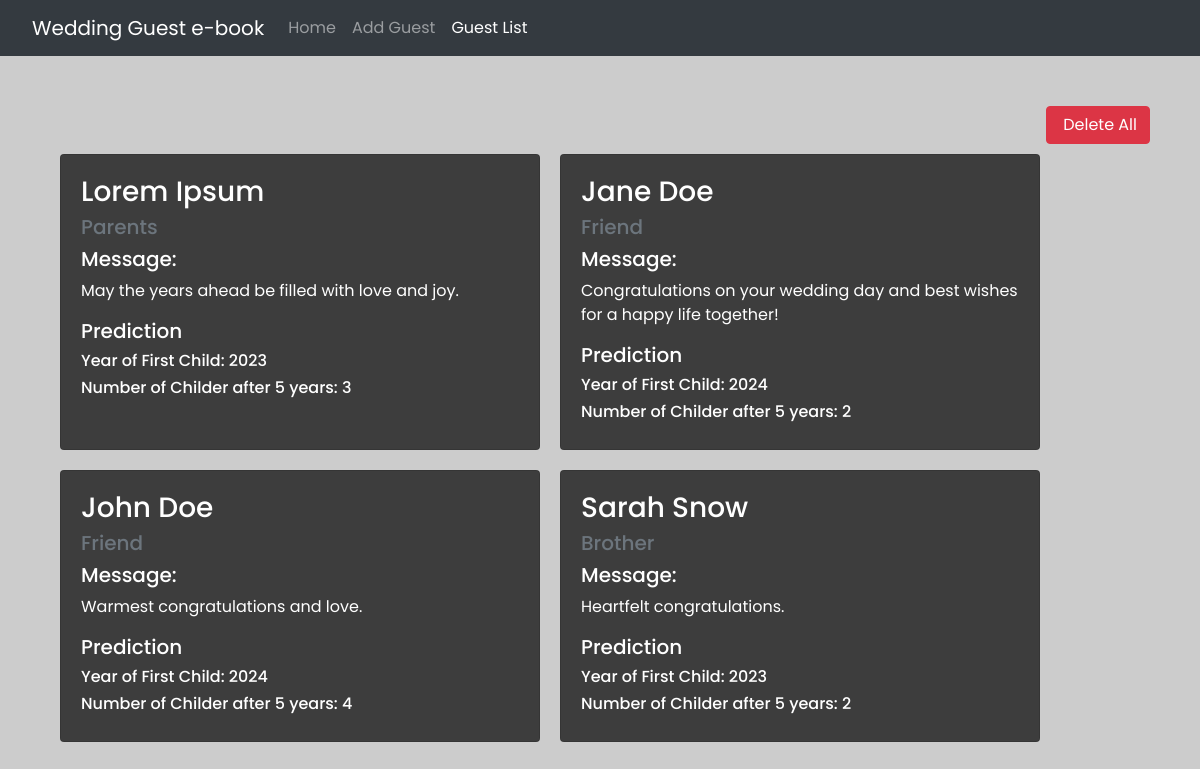
Page /guest-list.php on the committed database.
### tables this page shows
CREATE TABLE `tbl_guest` (
  `tbl_guest_id` int(11) NOT NULL,
  `name` varchar(255) NOT NULL,
  `relationship` varchar(255) NOT NULL,
  `message` text NOT NULL,
  `first_child` varchar(255) NOT NULL,
  `number_of_child` varchar(255) NOT NULL
);

### guest-list.php (the view, shortened to what this page needs)
<?php include ("./conn/conn.php") ?>
<!DOCTYPE html>
<html lang="en">
<head>
    <link rel="stylesheet" href="./assets/style.css">
    <link rel="stylesheet" href="https://cdn.jsdelivr.net/npm/bootstrap@4.6.2/dist/css/bootstrap.min.css">
</head>
<body>
    <nav class="navbar navbar-expand-lg navbar-dark bg-dark">
        <a class="navbar-brand ml-3" href="">Wedding Guest e-book</a>
        <div class="collapse navbar-collapse" id="navbarNav">
            <ul class="navbar-nav">
                <li class="nav-item">
                    <a class="nav-link" href="index.php">Home</a>
                </li>
                <li class="nav-item">
                    <a class="nav-link" href="guest-form.php">Add Guest</a>
                </li>
                <li class="nav-item active">
                    <a class="nav-link" href="guest-list.php">Guest List</a>
                </li>
            </ul>
        </div>
    </nav>
    <div class="main">
        <div class="list-container">
            <div class="float-right">
                <button type="button" class="btn btn-danger float-right" onclick="deleteAll()"><img src="https://img.icons8.com/?size=256&id=42858&format=png" alt="" width="20px" style="margin-top:-2px"> Delete All</button>
            </div>
            <div class="card-container">
                <?php
                $stmt = $conn->prepare("SELECT * FROM tbl_guest");
                $stmt->execute();
                $result = $stmt->fetchAll();
                foreach ($result as $row) {
                    $guestID = $row["tbl_guest_id"];
                    $name = $row["name"];
                    $relationship = $row["relationship"];
                    $message = $row["message"];
                    $firstChild = $row["first_child"];
                    $numberChildren = $row["number_of_child"];
                    ?>
                    <div class="card">
                        <div class="card-body">
                            <h3 class="card-title" id="name-<?= $guestID ?>"><?= $name ?></h3>
                            <h5 class="card-subtitle mb-2 text-muted" id="relationship-<?= $guestID ?>"><?= $relationship ?></h5>
                            <h5>Message:</h5>
                            <p class="card-text" id="message-<?= $guestID ?>"><?= $message ?></p>
                            <h5>Prediction</h5>
                            <h6>Year of First Child: <span  id="firstChild-<?= $guestID ?>"><?= $firstChild ?></span></h6>
                            <h6>Number of Childer after 5 years: <span id="numberChilder-<?= $guestID ?>"><?= $numberChildren ?></span></h6>
                        </div>
                    </div>
                    <?php
                }
                ?>
            </div>
    </div>
</body>
</html>

### assets/style.css (style rules this page uses)
* { margin: 0; padding: 0; font-family: 'Poppins', sans-serif; }
body { background-image: url("https://c0.wallpaperflare.com/preview/987/458/564/waterfalls-cascade-jungle-flowers.jpg"); background-size: cover; background-repeat: no-repeat; background-attachment: fixed; }
.main { display: flex; justify-content: center; align-items: center; background-color: rgba(0, 0, 0, 0.2); height: 94.2vh; }
.list-container { width: 100%; height: 100%; padding: 50px; display: flex; flex-direction: column; }
.card-container { display: flex; flex-wrap: wrap; }
.card { margin: 10px; width: 480px; max-height: 300px; background-color: rgba(1, 1, 1, 0.7) !important; color: rgb(255, 255, 255); }

### rows in the picture
tbl_guest: name "Lorem Ipsum", relationship "Parents", message "May the years ahead be filled with love and joy.", first_child "2023", number_of_child "3"
tbl_guest: name "Jane Doe", relationship "Friend", message "Congratulations on your wedding day and best wishes for a happy life together!", first_child "2024", number_of_child "2"
tbl_guest: name "John Doe", relationship "Friend", message "Warmest congratulations and love.", first_child "2024", number_of_child "4"
tbl_guest: name "Sarah Snow", relationship "Brother", message "Heartfelt congratulations.", first_child "2023", number_of_child "2"
